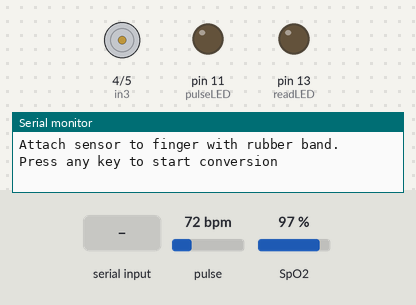
Bench run of a sketch on a simulated Arduino Uno, built with avr-gcc and run on an emulated ATmega328P. Shown: motor-driver pin pairs drawn as motors (green arrow = first pin HIGH = forward, orange = second pin HIGH = backward, longer = more drive, scaled by the enable pin), output pins drawn as LEDs (lit = HIGH), the last lines printed to the serial monitor. Inputs (shaded band) come from the test bench; at power-on: pulse 72 bpm, SpO2 97 %.

Above: at 0.9 s.
1.0 s: "1" received over Serial
At 6.8 s:
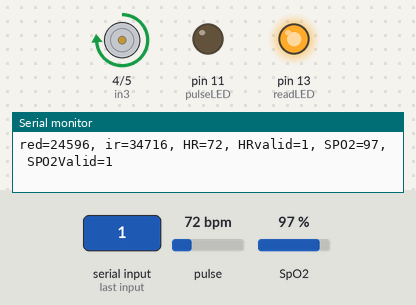
At 8.2 s:
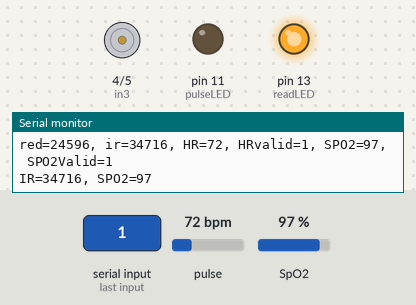
Timing chart, 0 to 11.1 s (numbered marks = the images above; inputs shaded):
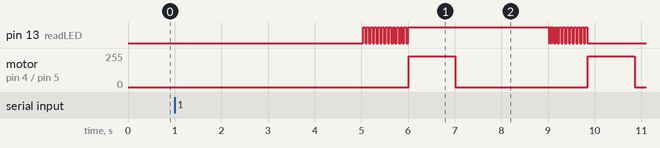

The sketch:

_FINAL__SPO2_pump_DC2.ino
```cpp
//// Code by Ana Sofia Calixto based on the open source code Example8_SPO2 using the Spaarkfun MAX30105 Library, by Nathan Seidle @ SparkFun Electronics (2016)
//// https://github.com/sparkfun/MAX30105_Breakout
//// This code is used to move a DC Motor based on the data received from a MAX30105 sensor measuring the average SPO2 levels

// Hardware Connections:
//  -5V = 5V (3.3V is allowed)
//  -GND = GND
//  -SDA = A4 (or SDA)
//  -SCL = A5 (or SCL)
//  -INT = Not connected

#include <Wire.h>
#include "MAX30105.h"
#include "spo2_algorithm.h"

MAX30105 particleSensor;

#define MAX_BRIGHTNESS 255

#if defined(__AVR_ATmega328P__) || defined(__AVR_ATmega168__)
uint16_t irBuffer[100]; // infrared LED sensor data
uint16_t redBuffer[100]; // red LED sensor data
#else
uint32_t irBuffer[100]; // infrared LED sensor data
uint32_t redBuffer[100]; // red LED sensor data
#endif

int32_t bufferLength;      // data length
int32_t spo2;              // SPO2 value
int8_t validSPO2;          // indicator to show if the SPO2 calculation is valid
int32_t heartRate;         // heart rate value
int8_t validHeartRate;     // indicator to show if the heart rate calculation is valid

byte pulseLED = 11;  // must be on PWM pin
byte readLED = 13;   // blinks with each data read

 // Motor B connections
int enB = 3;
int in3 = 4;
int in4 = 5;

void setup()
{
  Serial.begin(115200);
  pinMode(pulseLED, OUTPUT);
  pinMode(readLED, OUTPUT);
  pinMode(enB, OUTPUT);
  pinMode(in3, OUTPUT);
  pinMode(in4, OUTPUT);

  // check if the MAX30105 sensor is found
  if (!particleSensor.begin(Wire, I2C_SPEED_FAST))
  {
    Serial.println(F("MAX30105 was not found. Please check wiring/power."));
    while (1);
  }

  Serial.println(F("Attach sensor to finger with rubber band. Press any key to start conversion"));
  while (Serial.available() == 0)
    ;
  Serial.read();

  // sensor setup parameters
  byte ledBrightness = 60;
  byte sampleAverage = 4;
  byte ledMode = 2;
  byte sampleRate = 100;
  int pulseWidth = 411;
  int adcRange = 4096;

  particleSensor.setup(ledBrightness, sampleAverage, ledMode, sampleRate, pulseWidth, adcRange);
}

void loop()
{
  bufferLength = 100;

  // read data from the sensor and store in buffers
  for (byte i = 0; i < bufferLength; i++)
  {
    while (particleSensor.available() == false)
      particleSensor.check();

    // ask sensor for the red light reding and store it under the red "page"
    redBuffer[i] = particleSensor.getRed();
    // ask sensor for the IR reding and store it under the IR "page"
    irBuffer[i] = particleSensor.getIR();
    // get next sample
    particleSensor.nextSample();

    // print red and IR values
    Serial.print(F("red="));
    Serial.print(redBuffer[i], DEC);
    Serial.print(F(", ir="));
    Serial.println(irBuffer[i], DEC);
  }

  // calculate SPO2 and heart rate using the sensor data
  maxim_heart_rate_and_oxygen_saturation(irBuffer, bufferLength, redBuffer, &spo2, &validSPO2, &heartRate, &validHeartRate);

  while (1)
  {
    // shift data in buffers
    for (byte i = 25; i < 100; i++)
    {
      // move the data from pages 26 - 100 to the first 75 pages
      redBuffer[i - 25] = redBuffer[i];
      irBuffer[i - 25] = irBuffer[i];
    }

     // read new data from the sensor from pages 76 - 100
    for (byte i = 75; i < 100; i++)
    {
      while (particleSensor.available() == false)
        particleSensor.check();

      digitalWrite(readLED, !digitalRead(readLED));
      // again, ask sensor for the red light reding and store it under the red "page"
      redBuffer[i] = particleSensor.getRed();
      // again, ask sensor for the IR reding and store it under the IR "page"
      irBuffer[i] = particleSensor.getIR();
      // get next sample
      particleSensor.nextSample();

      Serial.print(F("red="));
      Serial.print(redBuffer[i], DEC);
      Serial.print(F(", ir="));
      Serial.print(irBuffer[i], DEC);

      // update SPO2 values
      maxim_heart_rate_and_oxygen_saturation(irBuffer, bufferLength, redBuffer, &spo2, &validSPO2, &heartRate, &validHeartRate);

      Serial.print(F(", HR="));
      Serial.print(heartRate, DEC);

      Serial.print(F(", HRvalid="));
      Serial.print(validHeartRate, DEC);

      Serial.print(F(", SPO2="));
      Serial.print(spo2, DEC);

      Serial.print(F(", SPO2Valid="));
      Serial.println(validSPO2, DEC);
    }

    // after gathering 25 new samples recalculate HR and SP02
    maxim_heart_rate_and_oxygen_saturation(irBuffer, bufferLength, redBuffer, &spo2, &validSPO2, &heartRate, &validHeartRate);

    // motor control logic
    speedControl();

    Serial.print("IR=");
    Serial.print(irBuffer[99]); // assuming the last value is the most recent
    Serial.print(", SPO2=");
    Serial.println(spo2);

    delay(1000); // add a delay to control the frequency of motor control updates
  }
}

 // motor control function
void speedControl()
{
  digitalWrite(in3, HIGH);
  digitalWrite(in4, LOW);

  // set motor speed based on the current SPO2 value
  int motorSpeed = map(spo2, 70, 100, 0, 255);
  analogWrite(enB, motorSpeed);

  delay(1000);

  digitalWrite(in3, LOW);
  digitalWrite(in4, LOW);

  delay(1000);
}
```

Measured:
- after the input at 1.0 s, pin 13 (readLED): goes 12 × (HIGH 0.04 s, LOW 0.04 s), HIGH 3.0 s, 12 × (LOW 0.01 s, HIGH 0.01 s), then LOW, starting after 4.0 s; motor on pin 4 (in3) / pin 5 (in4): alternates forward 229/255 for 1.0 s and stopped for 2.8 s, starting after 5.0 s
